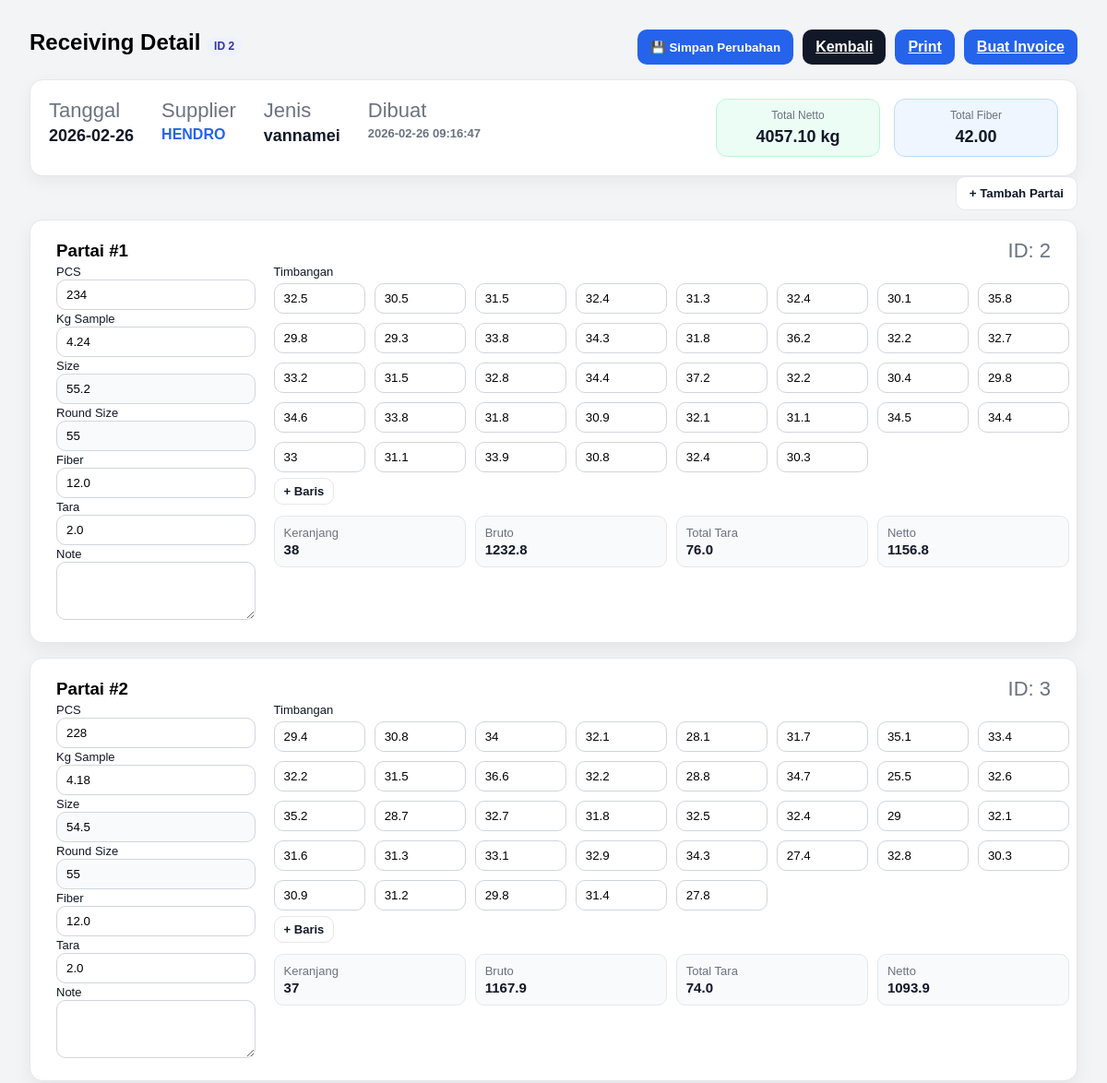
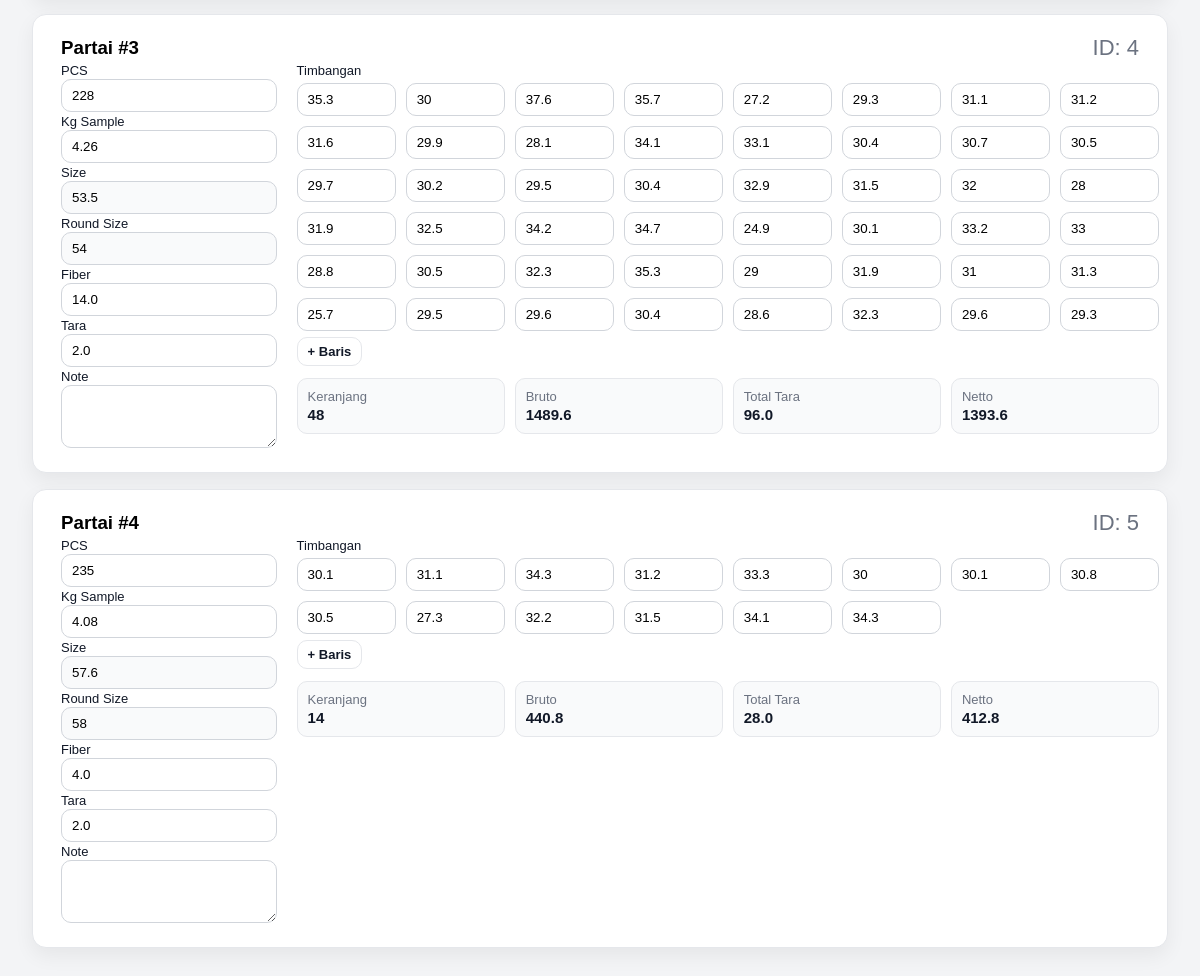
Page /receiving/2 (signed in) on the committed database (2 pictures, top to bottom).
### tables this page shows
CREATE TABLE receiving_header (
            id INTEGER PRIMARY KEY AUTOINCREMENT,
            receiving_no INTEGER NOT NULL UNIQUE,
            tanggal TEXT NOT NULL,
            supplier TEXT NOT NULL,
            jenis TEXT NOT NULL,
            fiber REAL DEFAULT 0,
            created_at TEXT DEFAULT (datetime('now','localtime'))
        );

CREATE TABLE receiving_item (
                id INTEGER PRIMARY KEY AUTOINCREMENT,
                header_id INTEGER NOT NULL,
                partai_no INTEGER NOT NULL,
            
                pcs INTEGER,
                kg_sample REAL,
            
                size REAL,
                round_size INTEGER,
            
                keranjang INTEGER,
                tara_per_keranjang REAL,
            
                bruto REAL,
                total_tara REAL,
                netto REAL,
            
                note TEXT,
                timbangan_json TEXT,
            
                kategori_kupasan TEXT,
                fiber REAL,
            
                FOREIGN KEY(header_id)
                    REFERENCES receiving_header(id)
                    ON DELETE CASCADE
            );

### receiving/routes.py (the view)
@receiving_bp.get("/<int:header_id>")
def receiving_detail(header_id):
    if not require_login():
        return redirect(url_for("login"))
    conn = get_conn()
    header = conn.execute(
        "SELECT * FROM receiving_header WHERE id=?",
        (header_id,)
    ).fetchone()
    if not header:
        conn.close()
        return "Receiving tidak ditemukan", 404
    partai_rows = conn.execute("""
        SELECT * FROM receiving_item
        WHERE header_id=?
        ORDER BY partai_no
    """, (header_id,)).fetchall()
    conn.close()
    partai = []
    total_netto = 0
    total_fiber = 0
    total_size = 0
    for r in partai_rows:
        d = dict(r)
        d["timbangan"] = json.loads(d.get("timbangan_json") or "[]")
        total_netto += d.get("netto") or 0
        total_fiber += d.get("fiber") or 0
        total_size += d.get("kg_sample") or 0   # size bisa diganti sesuai formula kamu
        partai.append(d)
    return render_template(
        "receiving/receiving_detail.html",
        header=dict(header),
        partai=partai,
        total_netto=total_netto,
        total_fiber=total_fiber,
        total_size=total_size
    )

### helpers/auth.py (called while the page is built)
def require_login():
    return session.get("user") is not None

### helpers/db.py (called while the page is built)
def get_conn():
    conn = sqlite3.connect(DB_PATH, timeout=30)
    conn.row_factory = sqlite3.Row
    conn.execute("PRAGMA foreign_keys = ON;")
    conn.execute("PRAGMA journal_mode = WAL;")
    return conn

### templates/receiving/receiving_detail.html (shortened to what this page needs)
<!doctype html>
<html lang="id">
<head>
</head>
<body>
<div class="top">
  <div>
    <h2>Receiving Detail <span class="pill">ID {{ header["id"] }}</span></h2>
  </div>
  <div style="display:flex; gap:10px; flex-wrap:wrap;">
    <button class="btn btn-primary" id="btnSaveInline">💾 Simpan Perubahan</button>
    <a class="btn btn-secondary" href="/receiving/list">Kembali</a>
    <a class="btn btn-primary" href="#" onclick="window.print(); return false;">Print</a>
    {% if invoice %}
  <a class="btn btn-secondary"
     href="{{ url_for('invoice.invoice_view', invoice_id=invoice.id) }}">
     Lihat Invoice
  </a>
      {% else %}
        <a class="btn btn-primary"
           href="{{ url_for('invoice.invoice_new', receiving_id=header.id) }}">
           Buat Invoice
        </a>
      {% endif %}
  </div>
</div>
<div class="header-summary">
  <div class="info-section">
    <div class="info-item">
      <div class="info-label">Tanggal</div>
      <div class="info-value">{{ header["tanggal"] }}</div>
    </div>
    <div class="info-item">
      <div class="info-label">Supplier</div>
      <div class="info-value highlight">{{ header["supplier"] }}</div>
    </div>
    <div class="info-item">
      <div class="info-label">Jenis</div>
      <div class="info-value">{{ header["jenis"] or "-" }}</div>
    </div>
    <div class="info-item">
      <div class="info-label">Dibuat</div>
      <div class="info-value small">{{ header["created_at"] or "-" }}</div>
    </div>
  </div>
  <div class="total-section">
    <div class="total-box netto-box">
      <div class="total-label">Total Netto</div>
      <div class="total-value"><span id="totalNetto">0.00</span> kg</div>
    </div>
    <div class="total-box fiber-box">
      <div class="total-label">Total Fiber</div>
      <div class="total-value"><span id="totalFiber">0</span></div>
    </div>
  </div>
</div>
<div class="partai-controls">
  <button type="button" class="btn btn-outline" id="btnAddPartai">+ Tambah Partai</button>
</div>
<div id="partaiContainer">
{% for p in partai %}
<div class="card" data-partai-id="{{ p['id'] }}">
  <div style="display:flex; justify-content:space-between; align-items:center; flex-wrap:wrap; gap:10px;">
    <h3>Partai #{{ p["partai_no"] }}</h3>
    <div class="muted">ID: {{ p["id"] }}</div>
  </div>
  <div class="grid">
<div class="field">
  <div class="jenis-udang-only">
    <label>PCS</label>
    <input class="inp" name="pcs" type="number" value="{{ p['pcs'] or '' }}">
    <label>Kg Sample</label>
    <input class="inp" name="kg_sample" type="number" step="0.01" value="{{ p['kg_sample'] or '' }}">
    <label>Size</label>
    <input class="inp inp-read" name="size" type="number" step="0.01" value="{{ p['size'] or '' }}" readonly>
    <label>Round Size</label>
    <input class="inp inp-read" name="round_size" type="number" step="0.01" value="{{ p['round_size'] or '' }}" readonly>
  </div>
  <label>Fiber</label>
  <input class="inp" name="fiber" type="number" step="0.01" value="{{ p['fiber'] or '' }}">
  <label>Tara</label>
  <input class="inp" name="tara_per_keranjang" type="number" step="0.01" value="{{ p['tara_per_keranjang'] or '' }}">
  <label>Note</label>
  <textarea class="inp" name="note" rows="3">{{ p['note'] or '' }}</textarea>
</div>
    <div class="field">
      <label>Timbangan</label>
      <div class="timb-grid">
        {% for t in p["timbangan"] or [0] %}
          <input class="inp" data-timbangan="1" type="number" step="0.01" value="{{ t }}">
        {% endfor %}
      </div>
      <div class="small-actions">
        <button type="button" class="btn btn-outline btn-sm" data-add-timb="1">+ Baris</button>
      </div>
      <div class="summary-row">
        <div class="summary-item">Keranjang<b>{{ p["keranjang"] or "-" }}</b></div>
        <div class="summary-item">Bruto<b>{{ p["bruto"] or "-" }}</b></div>
        <div class="summary-item">Total Tara<b>{{ p["total_tara"] or "-" }}</b></div>
        <div class="summary-item">Netto<b>{{ p["netto"] or "-" }}</b></div></div>
     </div>
  </div>
</div>
{% endfor %}
</div>
</body>
</html>

### templates/receiving/receiving_detail.html (style rules this page uses)
body { font-family: Arial, sans-serif; padding:24px; background:#f3f4f6; }
.top { display:flex; justify-content:space-between; flex-wrap:wrap; gap:12px; margin-bottom:16px; }
.btn { padding:10px 14px; border:0; border-radius:10px; font-weight:600; cursor:pointer; display:inline-block; }
.btn-primary { background:#2563eb; color:#fff; }
.btn-secondary { background:#111827; color:#fff; }
.btn-outline { background:#fff; color:#111827; border:1px solid #e5e7eb; }
.card { background:#fff; border:1px solid #e5e7eb; border-radius:14px; padding:20px 28px; margin-bottom:16px; box-shadow:0 8px 20px rgba(0,0,0,0.06); }
h2,h3 { margin:0; }
.pill { display:inline-block; font-size:12px; padding:3px 8px; border-radius:999px; background:#eef2ff; color:#3730a3; }
label { font-size:13px; color:#111827; margin-bottom:4px; }
.inp { width:100%; padding:8px 10px; border:1px solid #d1d5db; border-radius:10px; box-sizing:border-box; }
.inp-read { background:#f9fafb; }
.grid { display:grid; gap:20px; grid-template-columns:20% 80%; }
.timb-grid { display:grid; grid-template-columns:repeat(8,minmax(0,5fr)); gap:10px; margin-top:4px; }
.summary-row { display: grid; grid-template-columns: repeat(4, 1fr); gap: 10px; margin-top: 12px; }
.summary-item { background: #f9fafb; border: 1px solid #e5e7eb; border-radius: 10px; padding: 10px; font-size: 13px; color: #6b7280; }
.summary-item b { display:block; margin-top: 2px; font-size: 15px; color:#111827; }
.small-actions { display:flex; gap:8px; flex-wrap:wrap; margin-top:6px; }
.btn-sm { padding:6px 10px; border-radius:10px; font-size:13px; font-weight:600; }
.muted { color:#6b7280; font-size:22px; }
.partai-controls { display:flex; justify-content:flex-end; gap:10px; margin-bottom:10px; }
.header-summary { background:#ffffff; border:1px solid #e5e7eb; border-radius:14px; padding:20px 20px; display:flex; justify-content:space-between; flex-wrap:wrap; gap:20px; box-shadow:0 6px 18px rgba(0,0,0,0.05); }
.info-section { display:flex; gap:30px; flex-wrap:wrap; }
.info-item { display:flex; flex-direction:column; }
.info-label { font-size:22px; color:#6b7280; margin-bottom:4px; }
.info-value { font-weight:600; font-size:18px; color:#111827; }
.info-value.small { font-size:13px; color:#6b7280; }
.info-value.highlight { color:#2563eb; font-size:16px; }
.total-section { display:flex; gap:15px; flex-wrap:wrap; }
.total-box { padding:10px 18px; border-radius:12px; min-width:140px; text-align:center; }
.netto-box { background:#ecfdf5; border:1px solid #bbf7d0; }
.fiber-box { background:#eff6ff; border:1px solid #bfdbfe; }
.total-label { font-size:12px; color:#6b7280; margin-bottom:6px; }
.total-value { font-size:18px; font-weight:700; color:#111827; }

### rows in the picture
receiving_header: id "2", tanggal "2026-02-26", supplier "HENDRO", jenis "vannamei", created_at "2026-02-26 09:16:47"
receiving_item: partai_no "1", id "2", pcs "234", kg_sample "4.24", size "55.2", round_size "55", fiber "12.0", tara_per_keranjang "2.0", 0 "32.5" "30.5" "31.5" "32.4" "31.3" "32.4" "30.1" "35.8" "29.8" "29.3" "33.8" "34.3" "31.8" "36.2" "32.2" "32.7" "33.2" "31.5" "32.8" "34.4" "37.2" "32.2" "30.4" "29.8" "34.6" "33.8" "31.8" "30.9" "32.1" "31.1" "34.5" "34.4" "33" "31.1" "33.9" "30.8" "32.4" "30.3", keranjang "38", bruto "1232.8", total_tara "76.0", netto "1156.8"
receiving_item: partai_no "2", id "3", pcs "228", kg_sample "4.18", size "54.5", round_size "55", fiber "12.0", tara_per_keranjang "2.0", 0 "29.4" "30.8" "34" "32.1" "28.1" "31.7" "35.1" "33.4" "32.2" "31.5" "36.6" "32.2" "28.8" "34.7" "25.5" "32.6" "35.2" "28.7" "32.7" "31.8" "32.5" "32.4" "29" "32.1" "31.6" "31.3" "33.1" "32.9" "34.3" "27.4" "32.8" "30.3" "30.9" "31.2" "29.8" "31.4" "27.8", keranjang "37", bruto "1167.9", total_tara "74.0", netto "1093.9"
receiving_item: partai_no "3", id "4", pcs "228", kg_sample "4.26", size "53.5", round_size "54", fiber "14.0", tara_per_keranjang "2.0", 0 "35.3" "30" "37.6" "35.7" "27.2" "29.3" "31.1" "31.2" "31.6" "29.9" "28.1" "34.1" "33.1" "30.4" "30.7" "30.5" "29.7" "30.2" "29.5" "30.4" "32.9" "31.5" "32" "28" "31.9" "32.5" "34.2" "34.7" "24.9" "30.1" "33.2" "33" "28.8" "30.5" "32.3" "35.3" "29" "31.9" "31" "31.3" "25.7" "29.5" "29.6" "30.4" "28.6" "32.3" "29.6" "29.3", keranjang "48", bruto "1489.6", total_tara "96.0", netto "1393.6"
receiving_item: partai_no "4", id "5", pcs "235", kg_sample "4.08", size "57.6", round_size "58", fiber "4.0", tara_per_keranjang "2.0", 0 "30.1" "31.1" "34.3" "31.2" "33.3" "30" "30.1" "30.8" "30.5" "27.3" "32.2" "31.5" "34.1" "34.3", keranjang "14", bruto "440.8", total_tara "28.0", netto "412.8"
